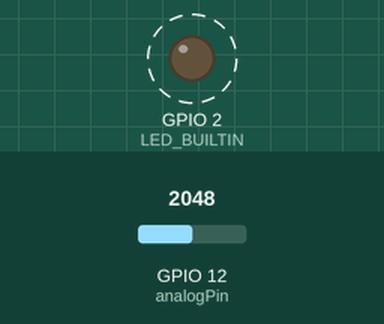
Simulated run of this sketch. Board: ESP32. Shown: output pins drawn as LEDs (lit = HIGH). Dashed ring = blinking. The inputs (shaded band) are chosen by the test bench; at power-on: GPIO 12 (analogPin) = 2048 (analog values on the 0–4095 scale). What the sketch prints to the serial monitor is not drawn.

Above: at 0.5 s.
Timing chart, 0 to 4.6 s (numbered marks = the images above):
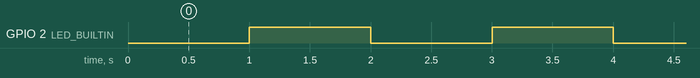

Measured:
- by itself, GPIO 2 (LED_BUILTIN): alternates HIGH for 1.0 s and LOW for 1.0 s

The sketch:

ESPNOW32_DISTANCE_2.ino
```cpp
#include <Arduino.h>
#include <esp_now.h>
#include <WiFi.h>

// Receiver MAC address for ESP-NOW communication
uint8_t broadcastAddress[] = { 0x34, 0xB4, 0x72, 0xEA, 0x22, 0x94 };

// Structure to hold sensor data
typedef struct sensor_data {
  char data[128];  // Data from the sensor
  int id;          // Sensor ID
} sensor_data;

// Variable to hold sensor data to be sent
sensor_data mySensorData;

// Variable to hold peer information for ESP-NOW communication
esp_now_peer_info_t peerInfo;

// Analog pin A15 (mapped to digital pin 16)
int analogPin = A15;

// Interval for reading sensors (in milliseconds)
const unsigned long interval = 100;
unsigned long previousTime = 0;

// Interval for heartbeat signal (in milliseconds)
const unsigned long heartbeatInterval = 2000;
unsigned long previousTimeHB = 0;

// Interval for LED blinking (in milliseconds)
const unsigned long ledInterval = 1000;
unsigned long previousLedTime = 0;
bool ledState = LOW;

// Threshold for detecting significant changes in analog value
const float analogThreshold = 5.0;
int prevAnalogValue = 0;

// Callback function when data is sent via ESP-NOW
void OnDataSent(const uint8_t *mac_addr, esp_now_send_status_t sendStatus) {
  Serial.print("Last Packet Send Status: ");
  if (sendStatus == ESP_NOW_SEND_SUCCESS) {
    Serial.println("Delivery success");
  } else {
    Serial.println("Delivery fail");
  }
}

// the setup function runs once when you press reset or power the board
void setup() {

  Serial.begin(115200);


  WiFi.mode(WIFI_STA);

  // Initialize ESP-NOW
  if (esp_now_init() != ESP_OK) {
    Serial.println("Error initializing ESP-NOW");
    return;
  }

  // Register callback function for send status
  esp_now_register_send_cb(OnDataSent);

  // Set up peer information for ESP-NOW
  memcpy(peerInfo.peer_addr, broadcastAddress, 6);
  peerInfo.channel = 0;
  peerInfo.encrypt = false;

  // Add peer to ESP-NOW
  if (esp_now_add_peer(&peerInfo) != ESP_OK) {
    Serial.println("Failed to add peer");
    return;
  }

  // Initialize the sensor data structure with an ID
  mySensorData.id = 2;  // Set the appropriate sensor ID

  // Set the analog read resolution to 12 bits (0-4095)
  analogReadResolution(12);

  // Read the initial analog value and store it
  prevAnalogValue = analogRead(analogPin);

  // Send initial data
  sendDataFormatted();

  // Initialize digital pin LED_BUILTIN as an output
  pinMode(LED_BUILTIN, OUTPUT);
}

void loop() {

  unsigned long currentTime = millis();

  // Check if it's time to toggle the LED state
  if (currentTime - previousLedTime >= ledInterval) {
    previousLedTime = currentTime;
    ledState = !ledState;
    digitalWrite(LED_BUILTIN, ledState);
  }

  // Check if it's time to read the sensor
  if (currentTime - previousTime >= interval) {
    previousTime = currentTime;  // Update previous time

    // Read analog value from the specified pin
    int analogValue = analogRead(analogPin);

    // Check for significant changes in analog value or heartbeat interval
    if (abs(analogValue - prevAnalogValue) > analogThreshold || currentTime - previousTimeHB >= heartbeatInterval) {

      previousTimeHB = currentTime;

      prevAnalogValue = analogValue;

      sendDataFormatted();
    }
  }
}

// Function to format and send sensor data via ESP-NOW
void sendDataFormatted() {
  snprintf(mySensorData.data, sizeof(mySensorData.data), "distance: %d", analogToDistance(prevAnalogValue));
  esp_now_send(broadcastAddress, (uint8_t *)&mySensorData, sizeof(sensor_data));
}

// Function to convert analog reading to distance (in cm) for Sharp 2Y0A02
int analogToDistance(int analogValue) {
  // Convert the analog value to voltage (assuming 3.3V reference voltage)
  float voltage = analogValue * (3.3 / 4095.0);

  // Use the characteristic curve for the Sharp 2Y0A02 sensor to convert voltage to distance
  // This formula is derived from the sensor's datasheet
  int distance = 105.027 * pow(voltage, -1.81);

  return distance;
}
```
